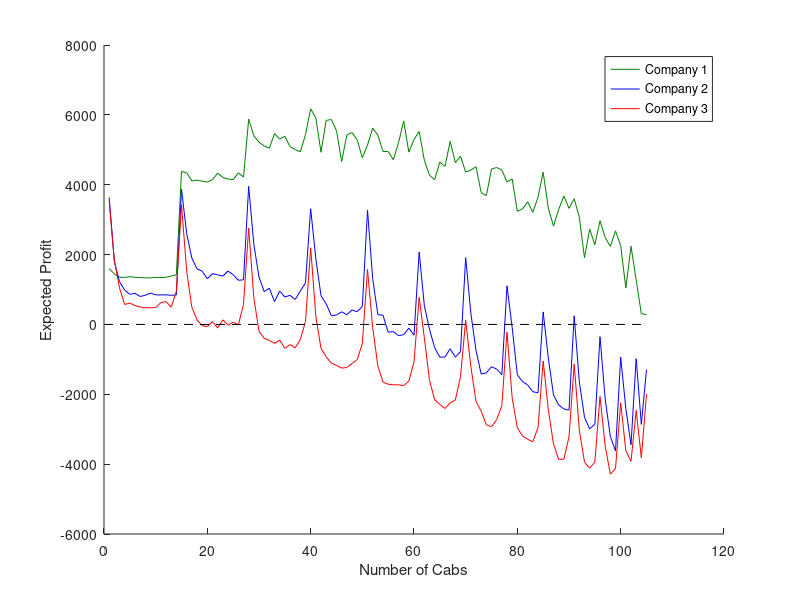

The MATLAB script that drew this image:
load('Nice2/nicep3.mat');
load('Nice2/nicep2.mat');
load('Nice2/niceprof1.mat');

clear figure
hold on
plot(avProf1, 'color', [0 .5 0])
plot(p2, 'b')
plot(p3, 'r')
plot([0 105], [0 0], 'k--')
legend('Company 1', 'Company 2', 'Company 3')

ylabel('Expected Profit')
xlabel('Number of Cabs')
% set(gca,'xticklabel',[])